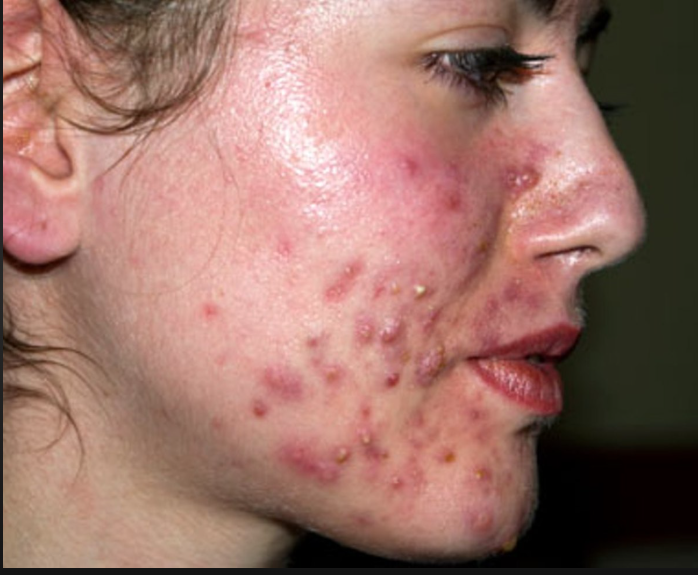
#> input picture uploads/acne face image.png, 698 x 575 px
$ python -i analyzer.py   (imports and definitions only)
#> lines starting #> are read from the running program, lines starting #| are printed output that depends on the picture
#> further down, picture is the input picture: shape (575, 698, 3); mean B, G, R 103.6, 113.6, 154.4
import cv2
import numpy as np
from deepface import DeepFace

# Import utils
try:
    from .color_utils import hsv_stats, blur_laplacian
except ImportError:
    from color_utils import hsv_stats, blur_laplacian


# --------------------------------------------------------
# 1. REALISTIC EYE-BASED JAUNDICE DETECTION
# --------------------------------------------------------
# [50 lines left out: functions detect_jaundice_eye, analyze_skin_regions, not called in this run]


# --------------------------------------------------------
# 3. EYE FEATURES – DARK CIRCLES, REDNESS, PUFFINESS
# --------------------------------------------------------
def detect_eye_features(frame):
    gray = cv2.cvtColor(frame, cv2.COLOR_BGR2GRAY)
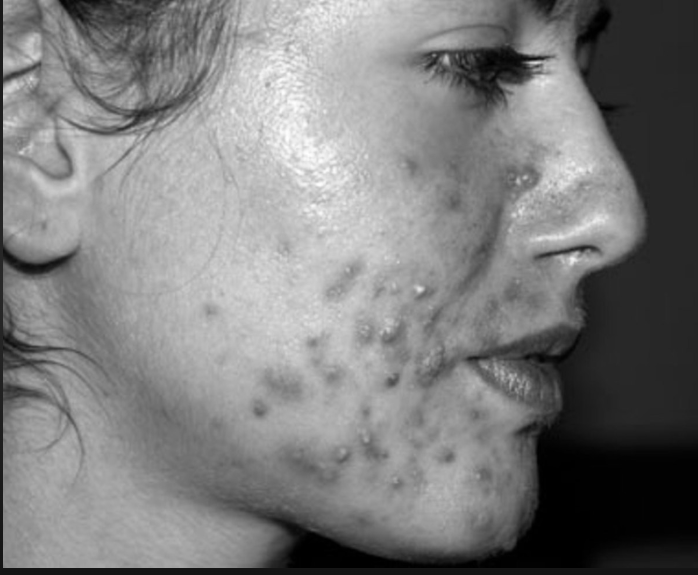
#> gray: shape (575, 698); min 0, max 254, mean 124.6
    eye_cascade = cv2.CascadeClassifier(cv2.data.haarcascades + 'haarcascade_eye.xml')
    eyes = eye_cascade.detectMultiScale(gray, 1.2, 5)
#> eyes = [[450, 69, 22, 22], [364, 444, 23, 23], [408, 37, 52, 52], [372, 358, 43, 43]]

    data = {'dark_circles': False, 'redness': False, 'puffiness': False}

    for (x, y, w, h) in eyes:
        under_eye = frame[y+h:y+h+20, x:x+w]
        if under_eye.size == 0:
            continue

        u_gray = cv2.cvtColor(under_eye, cv2.COLOR_BGR2GRAY)
        avg_b = np.mean(u_gray)

        if avg_b < 80:
            data['dark_circles'] = True

        b, g, r = cv2.split(under_eye)
        if np.mean(r) > np.mean(g) + 15:
            data['redness'] = True

        if np.std(u_gray) < 18 and avg_b > 110:
            data['puffiness'] = True
#> this loop made 4 passes
#> (x, y, w, h, avg_b) on passes 1 to 4: (450, 69, 22, 22, 109.2), (364, 444, 23, 23, 143.1), (408, 37, 52, 52, 144.2), (372, 358, 43, 43, 159.2)
#> pass 1, in detect_eye_features, `under_eye = frame[y+h:y+h+20, x:x+w]`:
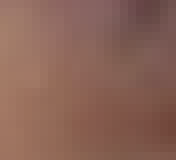
#> under_eye: shape (20, 22, 3) (shown 8 times larger); mean B, G, R 86.5, 99, 137.8
#> pass 1, in detect_eye_features, `u_gray = cv2.cvtColor(under_eye, cv2.COLOR_BGR2GRAY)`:
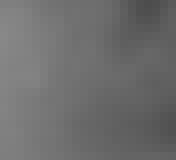
#> u_gray: shape (20, 22) (shown 8 times larger); min 77, max 136, mean 109.2
#> pass 1, in detect_eye_features, `b, g, r = cv2.split(under_eye)`:
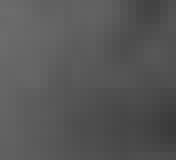
#> b: shape (20, 22) (shown 8 times larger); min 58, max 108, mean 86.5
#> after the loop:
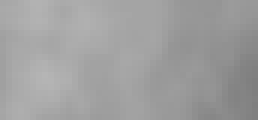
#> u_gray: shape (20, 43) (shown 6 times larger); min 126, max 181, mean 159.2
#> after the loop:
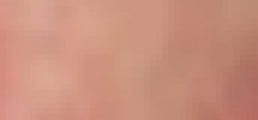
#> under_eye: shape (20, 43, 3) (shown 6 times larger); mean B, G, R 124.9, 144.2, 201.5
#> after the loop, data = {'dark_circles': False, 'redness': True, 'puffiness': True}

    return data


# --------------------------------------------------------
# 4. SKIN TEXTURE (Ayurvedic Mukha Pariksha)
# --------------------------------------------------------
# [200 lines left out: functions analyze_skin_texture, detect_facial_symmetry, analyze_frame, not called in this run]

>>> import cv2
>>> picture = cv2.imread('../uploads/acne face image.png')
>>> result = detect_eye_features(picture)
#> result has the same summary as data in detect_eye_features

$ run again, on uploads/vitiligo-1669195195.jpg
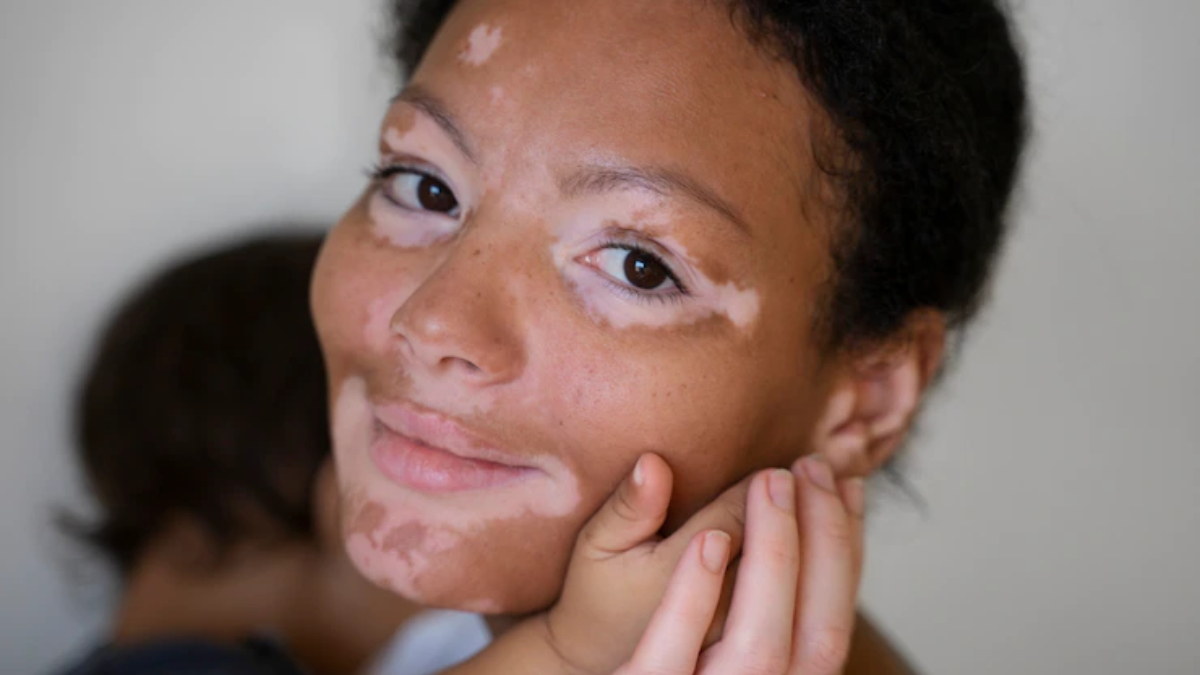
#> input picture uploads/vitiligo-1669195195.jpg, 1200 x 675 px
#> picture is the input picture: shape (675, 1200, 3); mean B, G, R 104.2, 111.3, 133.1
#> in detect_eye_features, `gray = cv2.cvtColor(frame, cv2.COLOR_BGR2GRAY)`:
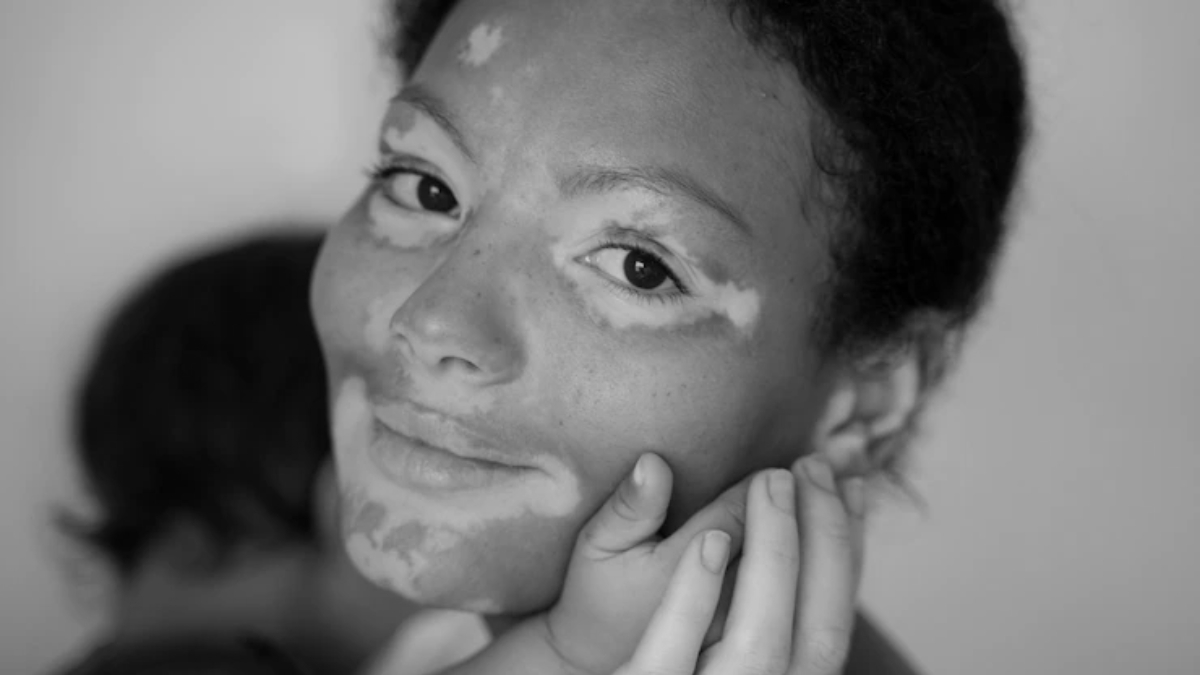
#> gray: shape (675, 1200); min 0, max 206, mean 117
#> eyes = [[370, 138, 105, 105], [550, 184, 172, 172]]
#> the loop in detect_eye_features, `for (x, y, w, h) in eyes:` made 2 passes
#> (x, y, w, h, avg_b) on passes 1 to 2: (370, 138, 105, 105, 128.3), (550, 184, 172, 172, 154.1)
#> after the loop in detect_eye_features, `for (x, y, w, h) in eyes:`:
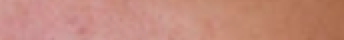
#> under_eye: shape (20, 172, 3) (shown 2 times larger); mean B, G, R 123.6, 138.5, 196.1
#> after the loop in detect_eye_features, `for (x, y, w, h) in eyes:`: data = {'dark_circles': False, 'redness': True, 'puffiness': True}
#> result has the same summary as data in detect_eye_features
